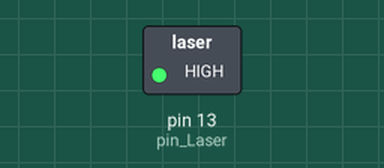
Recording of a sketch running on a simulated Arduino Uno, built with avr-gcc and run on an emulated ATmega328P. On the bench: switched loads named in the sketch (green lamp = pin HIGH). Dashed ring = blinking.

Above: at 0.2 s.
Timing chart, 0 to 3.0 s (numbered marks = the images above):
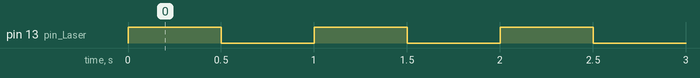

Measured:
- by itself, pin 13 (pin_Laser): alternates HIGH for 0.50 s and LOW for 0.50 s

The sketch:

Laser___.ino
```cpp
int pin_Laser = 13;

void setup() {
    Serial.begin(9600);
    pinMode(pin_Laser, OUTPUT);
}

void loop() {
    digitalWrite(pin_Laser, HIGH);
    delay(500);
    digitalWrite(pin_Laser, LOW);
    delay(500);
}
```
